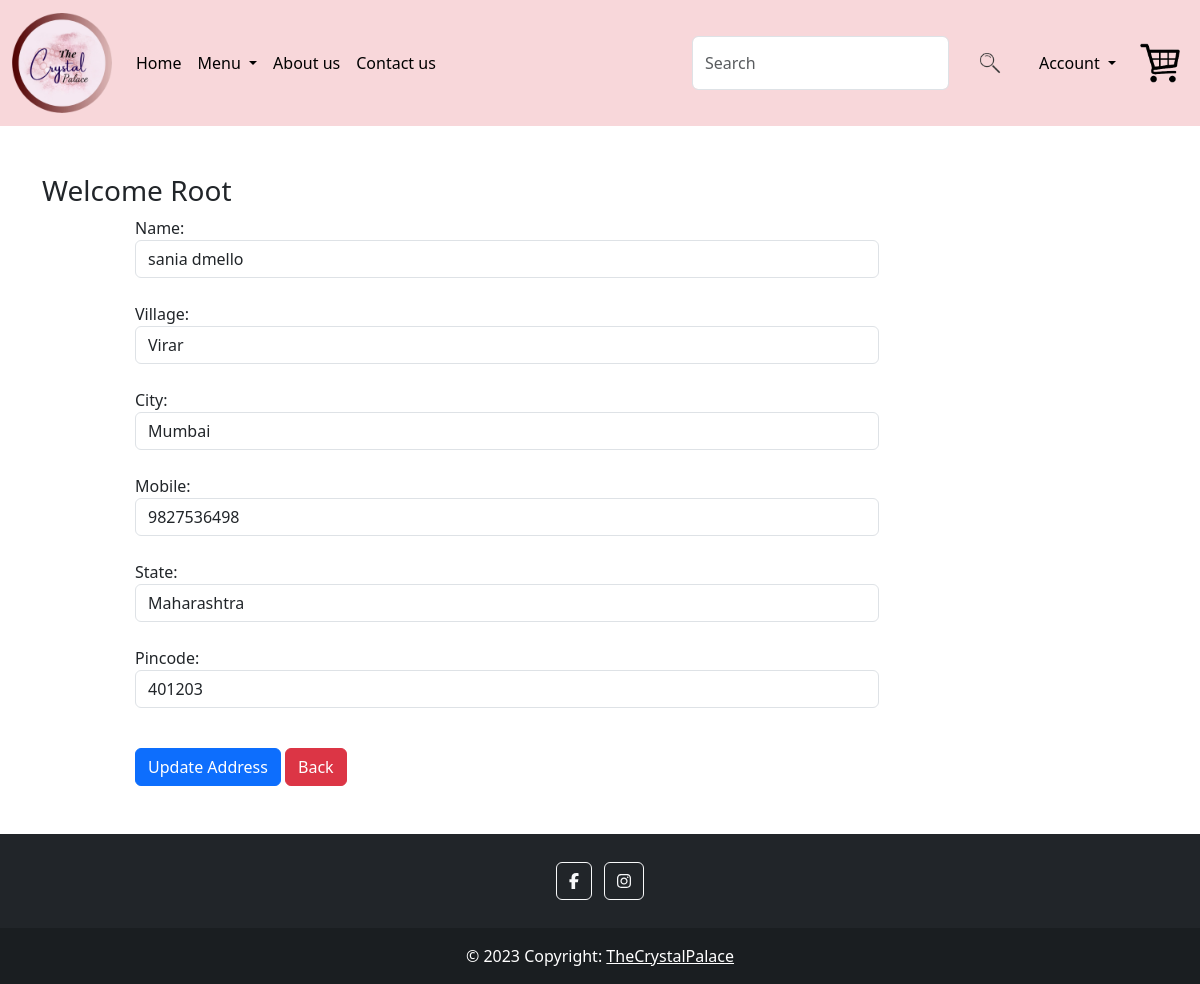
Page /updateAddress/4 (signed in) on the committed database.
### app/models.py (models this page shows, shortened)
class Customer(models.Model):
    user = models.ForeignKey(User,on_delete=models.CASCADE)
    name = models.CharField(max_length=200)
    village = models.CharField(max_length=200)
    landmark = models.CharField(max_length=200)
    city = models.CharField(max_length=100)
    mobile = models.IntegerField(default=0)
    pincode = models.IntegerField()
    state = models.CharField(choices=STATE_CHOICES,max_length=100)

### app/views.py (the view, shortened to what this page needs)
# urls.py: path('updateAddress/<int:pk>', views.updateAddress.as_view(), name="updateAddress"),
@method_decorator(login_required,name='dispatch')
class updateAddress(View):
    def get(self,request,pk):
        add = Customer.objects.get(pk=pk)
        form = CustomerProfileForm(instance=add)
        return render(request, 'app/updateAddress.html',locals())

### app/forms.py
class CustomerProfileForm(forms.ModelForm):
    class Meta:
        model = Customer
        fields=['name','village','city','mobile','state','pincode']
        widgets={
            'name':forms.TextInput(attrs={'class':'form-control'}),
            'village':forms.TextInput(attrs={'class':'form-control'}),
            'city':forms.TextInput(attrs={'class':'form-control'}),
            'mobile':forms.NumberInput(attrs={'class':'form-control'}),
            'state':forms.Select(attrs={'class':'form-control'}),
            'pincode':forms.NumberInput(attrs={'class':'form-control'}),
        }

### app/templates/app/updateAddress.html (shortened to what this page needs)
{% extends 'app/base.html' %}
{% load static %}
{% block main-content %}
<div class="container my-5">
    <div class="row">
        <h3>Welcome <span class="text-capitalize">{{request.user}}</span></h3>
    </div>
    <div class="col-sm-8 offset-sm-1">
        <form action="" method="post">
            {% for fm in form %}
               {{fm.label_tag}} {{fm }} <small class="text-danger"> {{fm.errors |striptags}}</small><br>
            {% endfor %}
            <div class="col-12 mt-3">
                <button type="Submit" class="btn btn-primary">Update Address</button>
                <a href="{% url 'address' %}" type='button' class='btn btn-danger'> Back</a>
            </div>
        </form>
    </div>
</div>
{% endblock main-content %}

### app/static/app/css/style.css (style rules this page uses)
.row::after { content: ""; clear: both; display: table; }

### rows in the picture
Customer: form "sania dmello" "Virar" "Mumbai" "9827536498" "Maharashtra" "401203"

### other values in the picture
{{ request.user }} "Root"
{{ fm.label_tag }} "Name:" "Village:" "City:" "Mobile:" "State:" "Pincode:"
